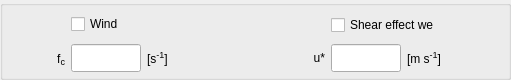
     <widget class="QGroupBox" name="wind_group">
      <property name="geometry">
       <rect>
        <x>10</x>
        <y>10</y>
        <width>511</width>
        <height>80</height>
       </rect>
      </property>
      <property name="title">
       <string/>
      </property>
      <widget class="QWidget" name="gridLayoutWidget_11">
       <property name="geometry">
        <rect>
         <x>10</x>
         <y>10</y>
         <width>231</width>
         <height>62</height>
        </rect>
       </property>
       <layout class="QGridLayout" name="wind_grid_1" columnstretch="1,0,1" columnminimumwidth="50,0,90">
        <item row="1" column="0">
         <widget class="QLabel" name="label_wind_fc">
          <property name="sizePolicy">
           <sizepolicy hsizetype="Fixed" vsizetype="Preferred">
            <horstretch>0</horstretch>
            <verstretch>0</verstretch>
           </sizepolicy>
          </property>
          <property name="minimumSize">
           <size>
            <width>55</width>
            <height>0</height>
           </size>
          </property>
          <property name="maximumSize">
           <size>
            <width>55</width>
            <height>16777215</height>
           </size>
          </property>
          <property name="toolTip">
           <string/>
          </property>
          <property name="text">
           <string>&lt;html&gt;f&lt;span style=&quot; font-size:14px; vertical-align:sub;&quot;&gt;c&lt;/span&gt;&lt;/html&gt;</string>
          </property>
          <property name="alignment">
           <set>Qt::AlignRight|Qt::AlignTrailing|Qt::AlignVCenter</set>
          </property>
         </widget>
        </item>
        <item row="1" column="1">
         <widget class="QLineEdit" name="input_wind_fc">
          <property name="sizePolicy">
           <sizepolicy hsizetype="Fixed" vsizetype="Expanding">
            <horstretch>0</horstretch>
            <verstretch>0</verstretch>
           </sizepolicy>
          </property>
          <property name="minimumSize">
           <size>
            <width>70</width>
            <height>0</height>
           </size>
          </property>
          <property name="maximumSize">
           <size>
            <width>70</width>
            <height>999</height>
           </size>
          </property>
          <property name="baseSize">
           <size>
            <width>0</width>
            <height>0</height>
           </size>
          </property>
          <property name="toolTip">
           <string>coriolis parameter</string>
          </property>
          <property name="alignment">
           <set>Qt::AlignRight|Qt::AlignTrailing|Qt::AlignVCenter</set>
          </property>
         </widget>
        </item>
        <item row="1" column="2">
         <widget class="QLabel" name="unitlabel_wind_fc">
          <property name="toolTip">
           <string/>
          </property>
          <property name="text">
           <string>&lt;html&gt;[s&lt;span style=&quot;font-size: 14px; vertical-align:super;&quot;&gt;-1&lt;/span&gt;]&lt;/html&gt;</string>
          </property>
          <property name="alignment">
           <set>Qt::AlignLeading|Qt::AlignLeft|Qt::AlignVCenter</set>
          </property>
         </widget>
        </item>
        <item row="0" column="1" colspan="2">
         <widget class="QCheckBox" name="sw_wind">
          <property name="minimumSize">
           <size>
            <width>0</width>
            <height>28</height>
           </size>
          </property>
          <property name="toolTip">
           <string>prognostic wind switch</string>
          </property>
          <property name="text">
           <string>Wind</string>
          </property>
         </widget>
        </item>
       </layout>
      </widget>
      <widget class="QWidget" name="gridLayoutWidget_30">
       <property name="geometry">
        <rect>
         <x>270</x>
         <y>10</y>
         <width>231</width>
         <height>62</height>
        </rect>
       </property>
       <layout class="QGridLayout" name="wind_grid_2" columnstretch="1,0,1" columnminimumwidth="50,0,90">
        <item row="1" column="0">
         <widget class="QLabel" name="label_wind_ustar">
          <property name="sizePolicy">
           <sizepolicy hsizetype="Fixed" vsizetype="Preferred">
            <horstretch>0</horstretch>
            <verstretch>0</verstretch>
           </sizepolicy>
          </property>
          <property name="minimumSize">
           <size>
            <width>55</width>
            <height>0</height>
           </size>
          </property>
          <property name="maximumSize">
           <size>
            <width>55</width>
            <height>16777215</height>
           </size>
          </property>
          <property name="toolTip">
           <string/>
          </property>
          <property name="text">
           <string>&lt;html&gt;u*&lt;/html&gt;</string>
          </property>
          <property name="alignment">
           <set>Qt::AlignRight|Qt::AlignTrailing|Qt::AlignVCenter</set>
          </property>
         </widget>
        </item>
        <item row="1" column="1">
         <widget class="QLineEdit" name="input_wind_ustar">
          <property name="sizePolicy">
           <sizepolicy hsizetype="Fixed" vsizetype="Expanding">
            <horstretch>0</horstretch>
            <verstretch>0</verstretch>
           </sizepolicy>
          </property>
          <property name="minimumSize">
           <size>
            <width>70</width>
            <height>0</height>
           </size>
          </property>
          <property name="maximumSize">
           <size>
            <width>70</width>
            <height>999</height>
           </size>
          </property>
          <property name="toolTip">
           <string>surface friction velocity</string>
          </property>
          <property name="alignment">
           <set>Qt::AlignRight|Qt::AlignTrailing|Qt::AlignVCenter</set>
          </property>
         </widget>
        </item>
        <item row="1" column="2">
         <widget class="QLabel" name="unitlabel_wind_ustar">
          <property name="toolTip">
           <string/>
          </property>
          <property name="text">
           <string>&lt;html&gt;[m s&lt;span style=&quot;font-size: 14px; vertical-align:super;&quot;&gt;-1&lt;/span&gt;]&lt;/html&gt;</string>
          </property>
          <property name="alignment">
           <set>Qt::AlignLeading|Qt::AlignLeft|Qt::AlignVCenter</set>
          </property>
         </widget>
        </item>
        <item row="0" column="1" colspan="2">
         <widget class="QCheckBox" name="sw_shearwe">
          <property name="minimumSize">
           <size>
            <width>0</width>
            <height>28</height>
           </size>
          </property>
          <property name="maximumSize">
           <size>
            <width>16777215</width>
            <height>25</height>
           </size>
          </property>
          <property name="toolTip">
           <string>Include effect of wind shear on entrainment</string>
          </property>
          <property name="layoutDirection">
           <enum>Qt::LeftToRight</enum>
          </property>
          <property name="text">
           <string>Shear effect we</string>
          </property>
         </widget>
        </item>
       </layout>
      </widget>
     </widget>
